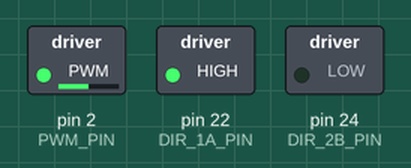
This program was run on a simulated Arduino Mega 2560, built with avr-gcc and run on an emulated ATmega2560. On the bench: switched loads named in the program (green lamp = pin HIGH).

Above: at 0.05 s.
At 1.95 s:
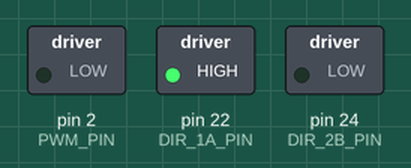
At 2.95 s:
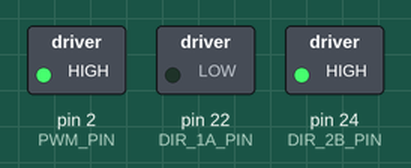
At 3.95 s:
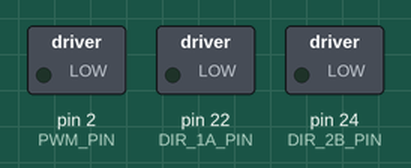
Timing chart, 0 to 5.2 s (numbered marks = the images above):
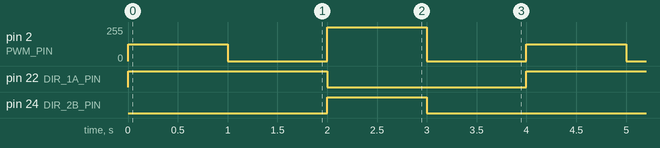

Measured:
- by itself, pin 2 (PWM_PIN): repeats every 4.0 s: 0/255 1.0 s, 255/255 1.0 s, 0/255 1.0 s, 127/255 1.0 s
- by itself, pin 22 (DIR_1A_PIN): alternates HIGH for 2.0 s and LOW for 2.0 s
- by itself, pin 24 (DIR_2B_PIN): alternates HIGH for 1.0 s and LOW for 3.0 s

The program:

main.cpp
```cpp
//**************************************************************//
//  Name    : H bridge
//  Author  : Jose Luis Figueroa
//  Date    : 13 April, 2021
//  Board   : Arduino
//  Version : 1.0
//  Notes   : H bridge is used to change the direction of DC motor
//**************************************************************//
#include <Arduino.h>

//Pins assignments
const uint8_t PWM_PIN = 2;
const uint8_t DIR_1A_PIN = 22;
const uint8_t DIR_2B_PIN = 24;

void setup()
{
  //Pins configuration
  pinMode(PWM_PIN, OUTPUT);
  pinMode(DIR_1A_PIN, OUTPUT);
  pinMode(DIR_2B_PIN, OUTPUT);
}

void loop()
{
  //One direction at half speed
  digitalWrite(DIR_1A_PIN, HIGH);
  digitalWrite(DIR_2B_PIN, LOW);
  analogWrite(PWM_PIN, 127);
  delay(1000);

  //Stop spinning
  analogWrite(PWM_PIN, 0);
  delay(1000);

  //Other direction at full speed
  digitalWrite(DIR_1A_PIN, LOW);
  digitalWrite(DIR_2B_PIN, HIGH);
  analogWrite(PWM_PIN, 255);
  delay(1000);

  //Brake
  digitalWrite(DIR_1A_PIN, LOW);
  digitalWrite(DIR_2B_PIN, LOW);
  analogWrite(PWM_PIN, 0);
  delay(1000);

}
```
